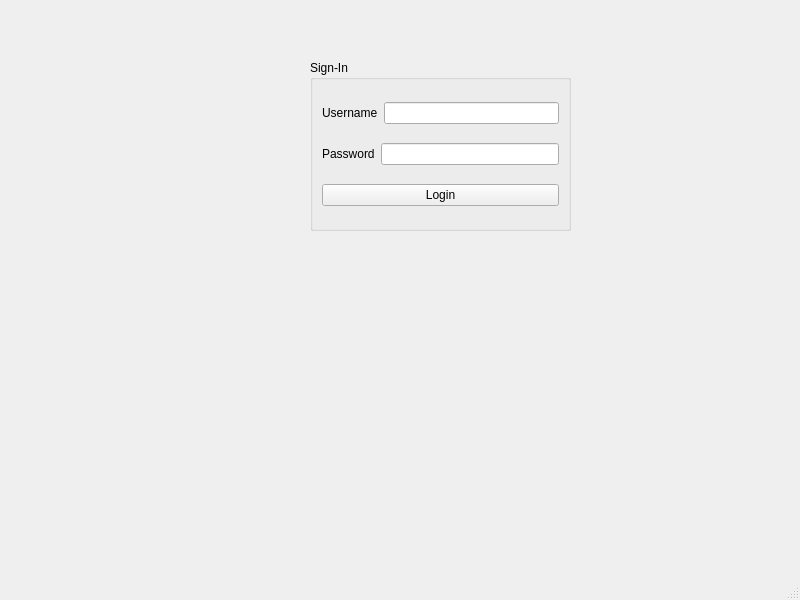
<?xml version="1.0" encoding="UTF-8"?>
<ui version="4.0">
 <class>MainWindow</class>
 <widget class="QMainWindow" name="MainWindow">
  <property name="geometry">
   <rect>
    <x>0</x>
    <y>0</y>
    <width>800</width>
    <height>600</height>
   </rect>
  </property>
  <property name="windowTitle">
   <string>MainWindow</string>
  </property>
  <widget class="QWidget" name="centralwidget">
   <widget class="QGroupBox" name="groupBox">
    <property name="geometry">
     <rect>
      <x>310</x>
      <y>60</y>
      <width>261</width>
      <height>171</height>
     </rect>
    </property>
    <property name="title">
     <string>Sign-In</string>
    </property>
    <layout class="QVBoxLayout" name="verticalLayout">
     <item>
      <layout class="QHBoxLayout" name="horizontalLayout">
       <item>
        <widget class="QLabel" name="label">
         <property name="text">
          <string>Username</string>
         </property>
        </widget>
       </item>
       <item>
        <widget class="QLineEdit" name="lineEdit__username"/>
       </item>
      </layout>
     </item>
     <item>
      <layout class="QHBoxLayout" name="horizontalLayout_2">
       <item>
        <widget class="QLabel" name="label_2">
         <property name="text">
          <string>Password</string>
         </property>
        </widget>
       </item>
       <item>
        <widget class="QLineEdit" name="lineEdit_password">
         <property name="echoMode">
          <enum>QLineEdit::Password</enum>
         </property>
        </widget>
       </item>
      </layout>
     </item>
     <item>
      <widget class="QPushButton" name="pushButton_Login">
       <property name="text">
        <string>Login</string>
       </property>
      </widget>
     </item>
    </layout>
   </widget>
  </widget>
  <widget class="QMenuBar" name="menubar">
   <property name="geometry">
    <rect>
     <x>0</x>
     <y>0</y>
     <width>800</width>
     <height>21</height>
    </rect>
   </property>
  </widget>
  <widget class="QStatusBar" name="statusbar"/>
 </widget>
 <resources/>
 <connections/>
</ui>
